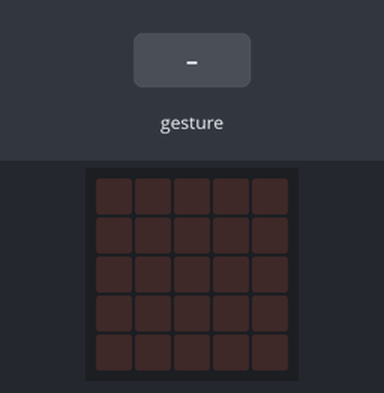
A program run on a simulated BBC micro:bit running MicroPython. On the bench: the board's 5×5 LED display. Inputs (shaded band) come from the test bench. Random numbers come from a fixed seed; a tilt is held for 1.5 s and a shake lasts 1 s, then the board lies face up again.

Above: at 1.2 s.
1.3 s: gesture 'shake'
At 1.99 s:
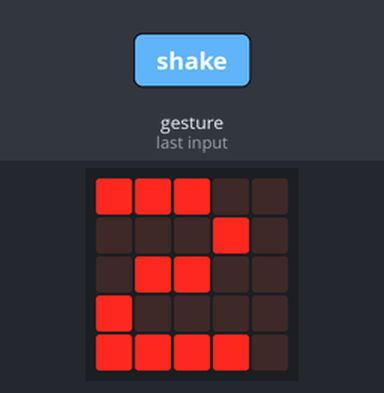
At 2.9 s:
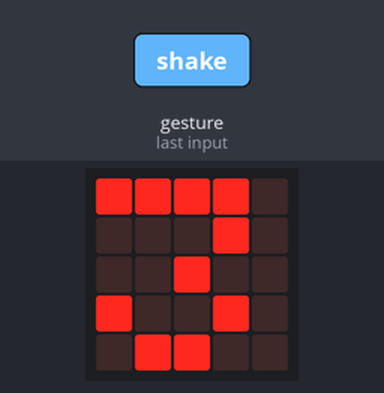
Timing chart, 0 to 4.4 s (numbered marks = the images above; inputs shaded):
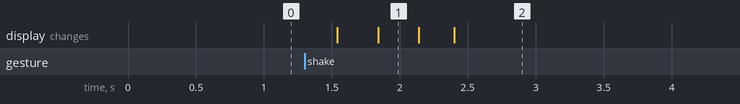

Measured:
- after the input at 1.3 s, the display: first changes after 0.24 s (image 1 shows a later state)

The program:

dice0920.py
```python
import random
#A=random.choice(range(7))
#print(A)

#A=random.choices(range(7),k=2)
#print(A)

#A=random.randint(1,6)
#print(A)

#A=random.normalvariate(0,1)
#print(A)

from microbit import *
while 1:
    if accelerometer.current_gesture() == 'shake':
        A=random.choice(range(1,7))
        display.show(A)
```
